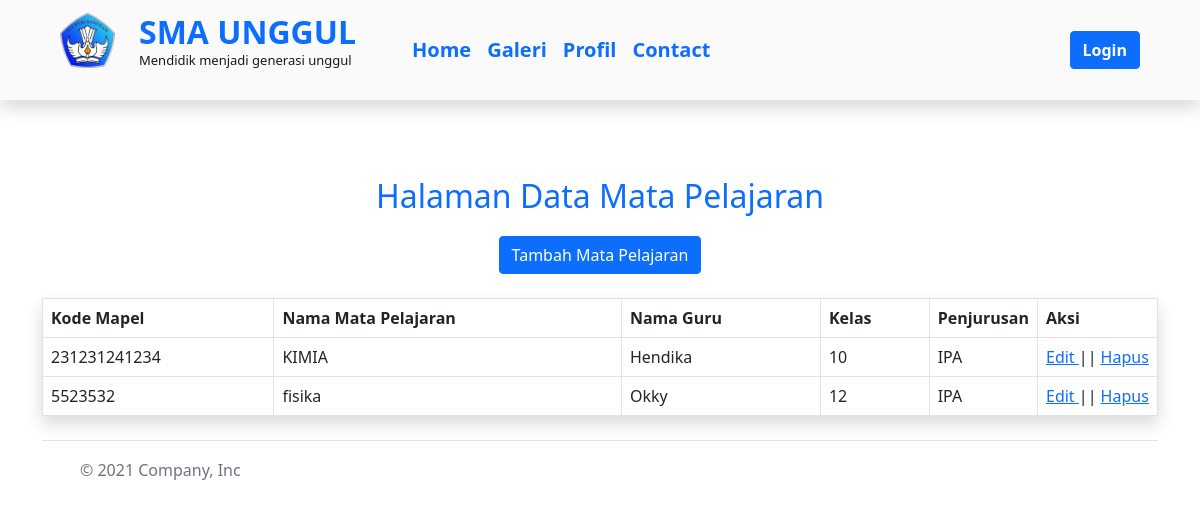
The page /Admin/mapel.php on the database as committed earlier.
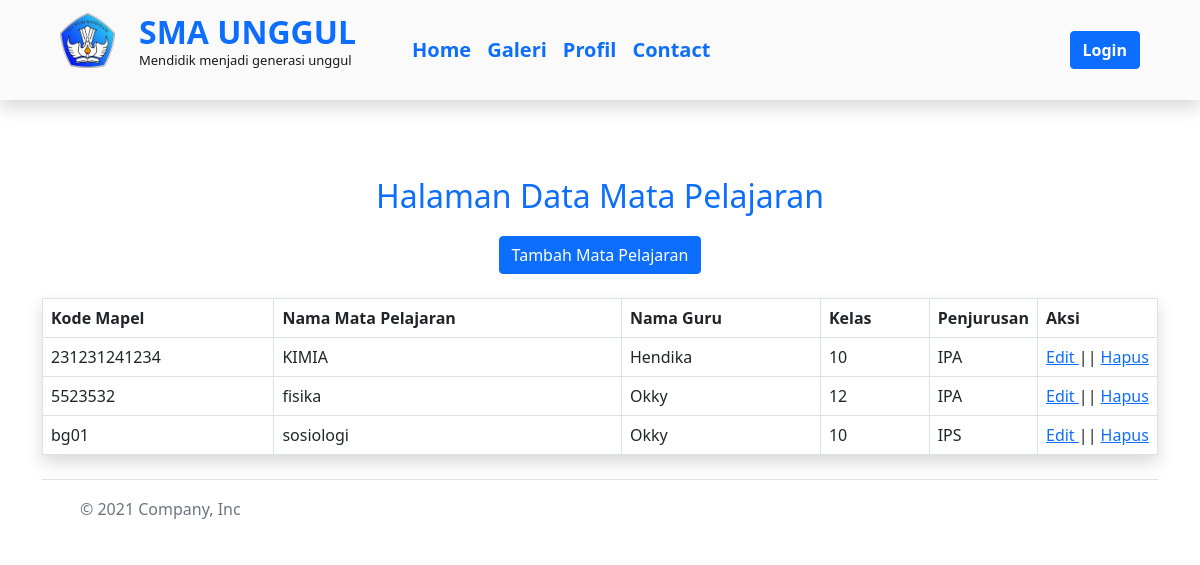
The same page on the database as committed later.
### tables this page shows
CREATE TABLE `mapel` (
  `id_mapel` varchar(50) NOT NULL,
  `nama_mapel` varchar(50) NOT NULL,
  `kelas` int(2) NOT NULL,
  `penjurusan` varchar(5) NOT NULL,
  `nip` char(10) DEFAULT NULL
);

CREATE TABLE `guru` (
  `nip` char(10) NOT NULL,
  `nama_guru` varchar(50) DEFAULT NULL,
  `username` varchar(50) DEFAULT NULL,
  `kelas` varchar(10) NOT NULL,
  `Penjurusan` varchar(10) DEFAULT NULL,
  `gender` varchar(15) DEFAULT NULL,
  `alamat` varchar(50) DEFAULT NULL,
  `nohp` varchar(30) NOT NULL
);

### Admin/mapel.php (the view, shortened to what this page needs)
<link rel="stylesheet" href="../css/bootstrap.css">
<link rel="stylesheet" href="../js/bootstrap.js">
<div class="shadow">
        <?php include ('../navbar1.php'); ?>
</div><br>
<?php
  include ("../koneksi_db.php");
    $link = "proses_mapel.php";
    switch (isset($_GET['act'])) {
            ?>
            <?php
            default:
            ?>
    <div id="mapel">
      <div class="container">
        <br>
        <center><br>
          <p class="fs-2 text-primary d-flex justify-content-center">Halaman Data Mata Pelajaran</p>
          <button type="button" class="btn btn-primary" onclick="location.href='?menu=admin&act=editor'">Tambah Mata Pelajaran</button> <br><br>
        </center>
        <table border=1 class="table table-bordered shadow">
          <tr>
            <td><b>Kode Mapel</b></td>
            <td><b> Nama Mata Pelajaran </b> </td>
            <td><b> Nama Guru </b> </td>
            <td><b> Kelas </b></td>
            <td width="100"><b> Penjurusan</b> </td>
            <td><b>Aksi</b></td>
          </tr>
          <?php
          $tampil="SELECT * FROM mapel";
          $hasil=mysqli_query($conn,$tampil);
          while ($data=mysqli_fetch_array($hasil))
          {
              $query3 = mysqli_query($conn,"select * from guru where nip='$data[4]'");
              $result3 = mysqli_fetch_array($query3);
              echo '<tr>
                    <td>'.$data[0].'</td>
                    <td class="text-left">'.$data[1].'</td>
                    <td class="text-left">'.$result3[1].'</td>
                    <td class="text-left">'.$data[2].'</td>
                    <td>'.$data[3].'</td>
                    <td width="120"><a href="?act=editor&id=' . $data[0] . '&guru='.$result3[1].'&nip='.$result3[0].'">Edit </a>||
                    <a onclick="return confirm(\'Apakah anda yakin akan menghapus?\')"
                        href="' . $link . '?&act=delete&id='. $data[0].'">Hapus</a>
                    </td>
                  </tr>';
          }
          ?>
        </table>
      </div>
    </div>
    <?php
    include ("../footer.php");
}
?>

Rows that differ between the two databases and show on the page:
added mapel: id_mapel "bg01", nama_mapel "sosiologi", guru.nama_guru "Okky", kelas "10", penjurusan "IPS"
